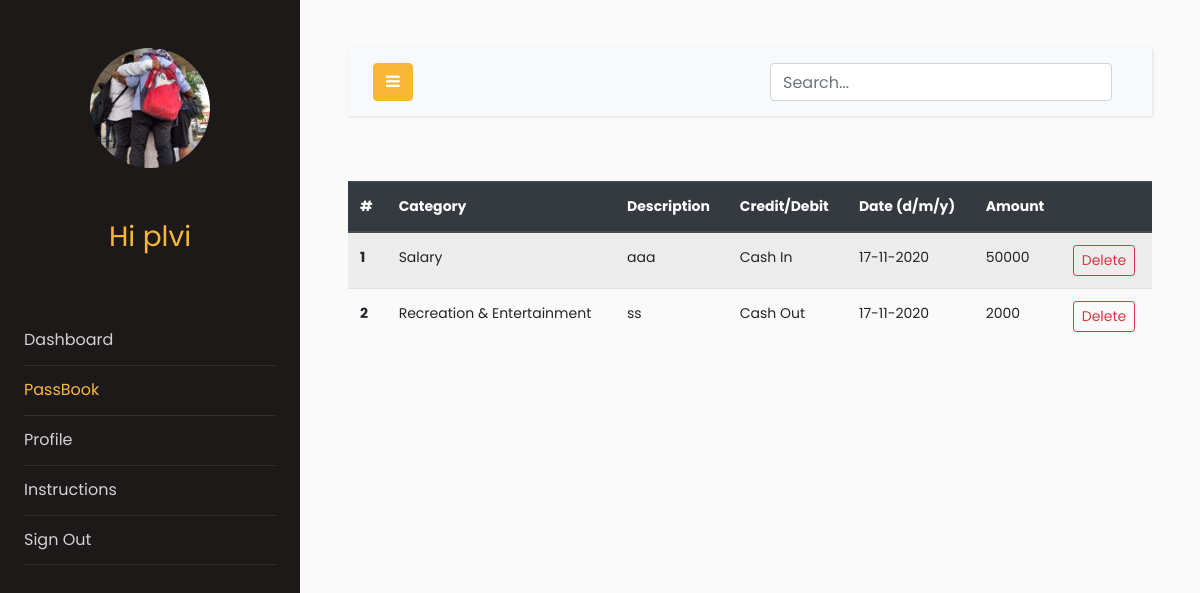
Page /passbook (signed in) on the earlier database version.
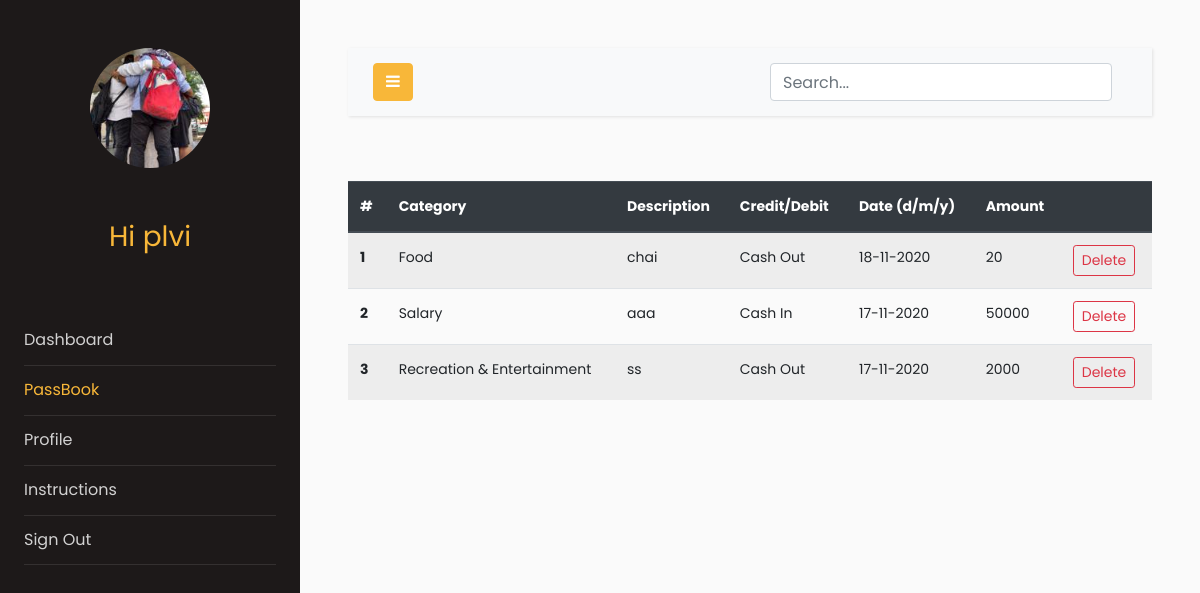
Same page on the later database version.
### models.py (models this page shows, shortened)
class Users(db.Model, UserMixin):
    __tablename__ = "users"
    id = db.Column(db.Integer, primary_key=True)
    email = db.Column(db.String(64), unique=True, index=True)
    name = db.Column(db.String(64))
    pasword_hash = db.Column(db.String(128))
    income = db.Column(db.Integer)
    budget = db.Column(db.Integer, default=0)
    profile_image = db.Column(
        db.String(128), nullable=False, default="default_profile.jpeg"
    )
    trans = db.relationship("Transactions", backref="User", lazy="dynamic")

class Transactions(db.Model):
    __searchable__ = ["description", "cat", "amount", "date"]
    users = db.relationship(Users)
    id = db.Column(db.Integer, primary_key=True)
    cashFlow = db.Column(db.Integer)
    amount = db.Column(db.Integer)
    description = db.Column(db.String(64))
    cat = db.Column(db.String(64))
    date = db.Column(db.DateTime)
    userId = db.Column(db.Integer, db.ForeignKey("users.id"), nullable=False)

### app.py (the view)
@app.route("/passbook", methods=["GET", "POST"])
@login_required
def passbook():
    uid = current_user.id
    trans_data = Transactions.query.filter_by(userId=uid).order_by(
        Transactions.date.desc()
    )
    return render_template("passbook.html", trans_data=trans_data)

### models.py (called while the page is built)
@login_manager.user_loader
def load_user(user_id):
    return Users.query.get(user_id)

### templates/passbook.html (shortened to what this page needs)
<!doctype html>
<html lang="en">
<head>
    <link rel="stylesheet" href="https://stackpath.bootstrapcdn.com/font-awesome/4.7.0/css/font-awesome.min.css">
<link rel="stylesheet" href="{{ url_for('static', filename='css1/style.css') }}">
</head>
<body>
    <div class="wrapper d-flex align-items-stretch">
        <nav id="sidebar">
            <div class="p-4 pt-5">
                <a href="#" class="img logo rounded-circle mb-5" style="background-image: url({{url_for('static',filename='profile_pics/'+current_user.profile_image)}})"></a>
                <h3 style="color: #f8b739; font-family: Poppins, Arial, sans-serif; text-align: center;">Hi {{current_user.name}}</h3>
                <br>
                <br>
                <ul class="list-unstyled components mb-5">
                    <li>
                        <a href="{{url_for('dashboard')}}">Dashboard</a>
                    </li>
                    <li class="active">
                        <a href="{{url_for('passbook')}}">PassBook</a>
                    </li>
                    <li>
                        <a href="{{url_for('profile')}}">Profile</a>
                    </li>
                    <li>
                        <a href="{{url_for('instructions')}}">Instructions</a>
                    </li>
                    <li>
                        <a href="{{url_for('logout')}}">Sign Out</a>
                    </li>
                </ul>
            </div>
        </nav>
        <div id="content" class="p-4 p-md-5">
            <nav class="navbar navbar-expand-lg navbar-light bg-light">
                <div class="container-fluid">
                    <button type="button" id="sidebarCollapse" class="btn btn-primary">
                        <i class="fa fa-bars"></i>
                    </button>
                    <form action="search" , method="GET">
                        <div class="container h-50">
                            <div class="d-flex justify-content-center h-100">
                                <input type="search" class="form-control ds-input" id="search-input" name="query" placeholder="Search..." aria-label="Search for..."
                                    autocomplete="off" data-docs-version="4.5" spellcheck="false" role="combobox" aria-autocomplete="list"
                                    aria-expanded="false" aria-owns="algolia-autocomplete-listbox-0" dir="auto"
                                    style="position: relative; vertical-align: top;">
                            </div>
                        </div>
                    </form>
                </div>
            </nav>
            <br>
            <table class="table table-striped">
                <thead class="thead-dark">
                    <tr>
                        <th scope="col">#</th>
                        <th scope="col">Category</th>
                        <th scope="col">Description</th>
                        <th scope="col">Credit/Debit</th>
                        <th scope="col">Date (d/m/y)</th>
                        <th scope="col">Amount</th>
                        <th scope="col"></th>
                    </tr>
                </thead>
                <tbody>
                    {%for r in trans_data%}
                    <tr>
                        <th scope="row">{{loop.index0 + 1}}</th>
                        <td>{{r.cat}}</td>
                        <td>{{r.description}}</td>
                        {%if r.cashFlow == 1 %}
                        <td>Cash In</td>
                        {%else%}
                        <td>Cash Out</td>
                        {%endif%}
                        <td>{{r.date.strftime('%d-%m-%Y')}}</td>
                        <td>{{r.amount}}</td>
                        <td><button type="button" class="btn btn-outline-danger btn-sm" data-toggle="modal" data-target="#del{{r.id}}">
                            Delete
                        </button></td>
                    </tr>
                    {%endfor%}
                </tbody>
            </table>
        </div>
    </div>
</body>
</html>

Differences in the rows shown:
added Transactions: cat "Food", description "chai", cashFlow "Cash Out", date "18-11-2020", amount "20"
